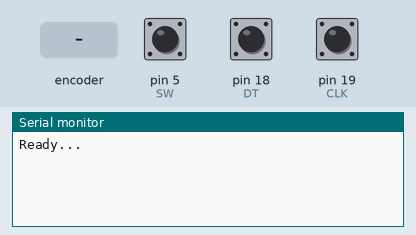
A sketch run on a simulated Arduino Uno, built with avr-gcc and run on an emulated ATmega328P. Parts: the last lines printed to the serial monitor. Inputs (shaded band) come from the test bench; at power-on: pin 5 (SW) HIGH, pin 18 (DT) HIGH, pin 19 (CLK) HIGH.

Above: at 1.2 s.
1.3 s: rotary encoder on pin 19 (CLK) / pin 18 (DT) turned 1 step (first pin leading)
At 1.8 s:
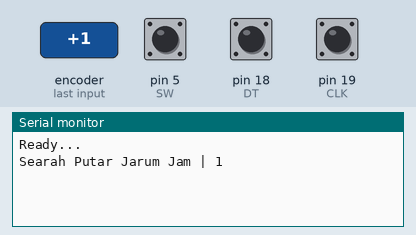
3.0 s: pin 5 (SW) pulled LOW for 0.15 s
At 3.7 s:
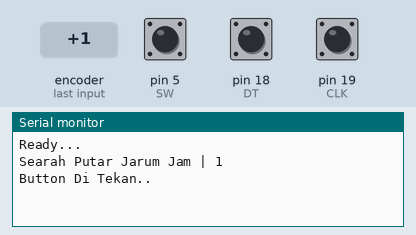
4.6 s: rotary encoder on pin 19 (CLK) / pin 18 (DT) turned 2 steps (second pin leading)
At 5.4 s:
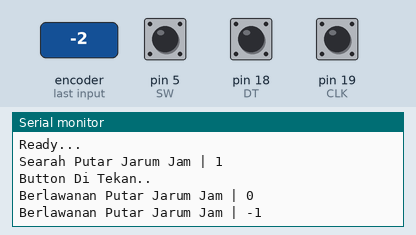

The sketch:

rotary.ino
```cpp
#define CLK 19
#define DT 18
#define SW 5

int counter = 0;
int currentStateCLK;
int lastStateCLK;
String currentDIR = "";
unsigned long lastButtonPress = 0;

void setup() {
  // put your setup code here, to run once:

  Serial.begin(9600);
  Serial.println("Ready...");

  pinMode(CLK, INPUT);
  pinMode(DT, INPUT);
  pinMode(SW, INPUT_PULLUP);

//  digitalWrite(CLK, HIGH);
//  digitalWrite(DT, HIGH);
//  digitalWrite(SW, HIGH);

  lastStateCLK = digitalRead(CLK);
}

void loop() {
  // put your main code here, to run repeatedly:

  currentStateCLK = digitalRead(CLK);

  if (currentStateCLK != lastStateCLK && currentStateCLK == 1) {

    if (digitalRead(DT) == currentStateCLK) {
      counter--;
      currentDIR = "Berlawanan Putar Jarum Jam";
    }
    else {
      counter++;
      currentDIR = "Searah Putar Jarum Jam";
    }

    Serial.print(currentDIR);
    Serial.print(" | ");
    Serial.println(counter);

  }

  lastStateCLK = currentStateCLK;

  int btnState = digitalRead(SW);

  if (btnState == LOW) {
    if (millis() - lastButtonPress > 50) {
      Serial.println("Button Di Tekan..");
    }

    lastButtonPress = millis();
  }

  delay(1);
}
```

Measured:
- after the input at 1.3 s, the serial monitor: prints a new line after 0.05 s (image 1)
- after the input at 3.0 s, the serial monitor: prints a new line at once (image 2)
- after the input at 4.6 s, the serial monitor: prints a new line after 0.08 s (image 3)
